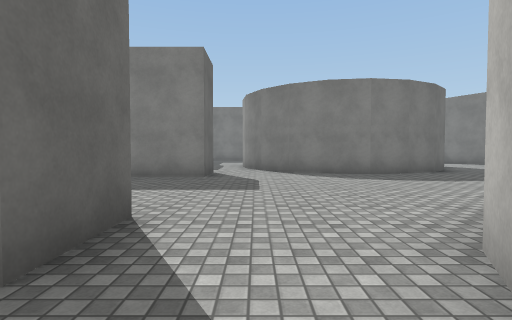
view 1 (above)

16 first-person views from a walk through a scene from a Unity 3-D project. The camera is 1.3 m above the floor, tilts 2° down and sees 80° across. The floor is counted in squares, 2 m on a side. Each view is taken from the middle of a square. On the plan, view 1 faces up. The plan holds only what a view shows up to about 10 squares ahead; the rest is blank. The place goes on beyond the plan. Surface patterns are stand-ins for the level's own textures.

view 2
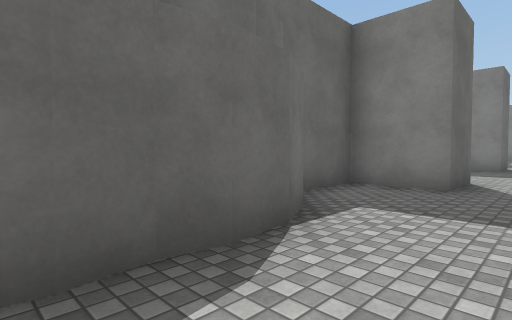

view 3
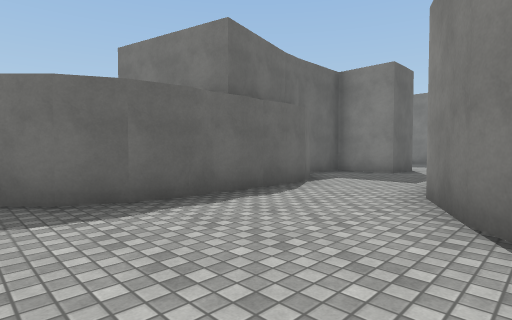

view 4
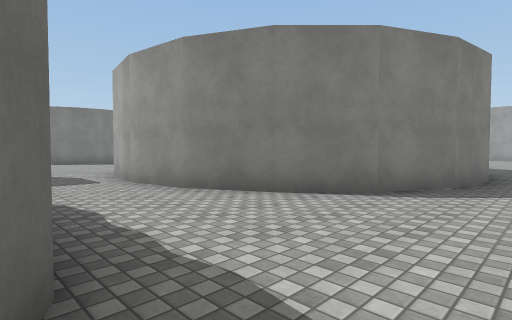

view 5
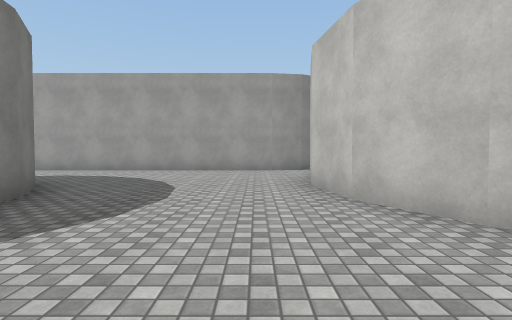

view 6
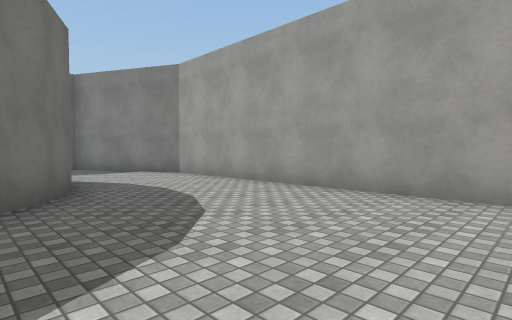

view 7
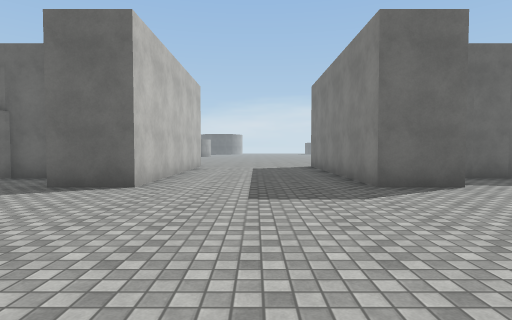

view 8
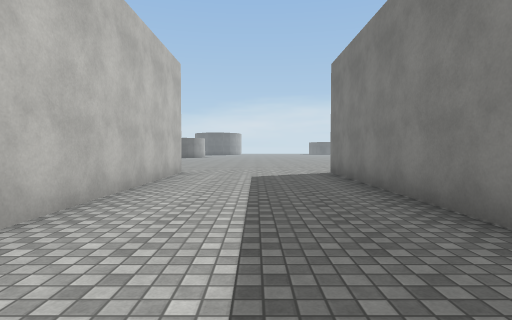

view 9
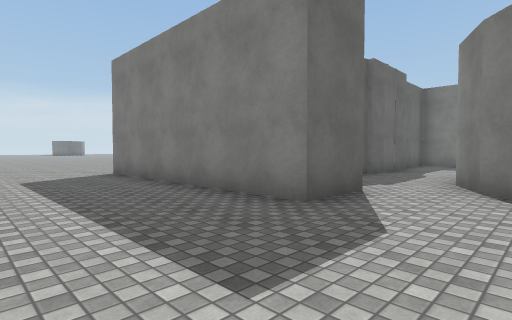

view 10
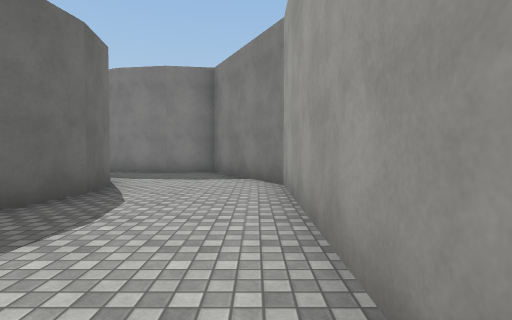

view 11
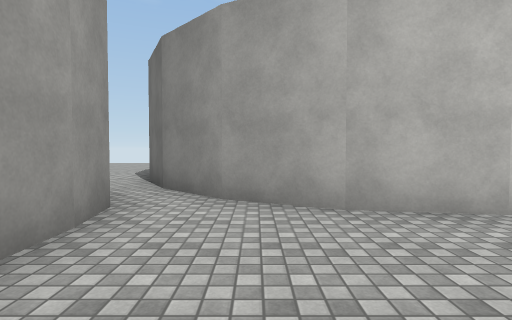

view 12
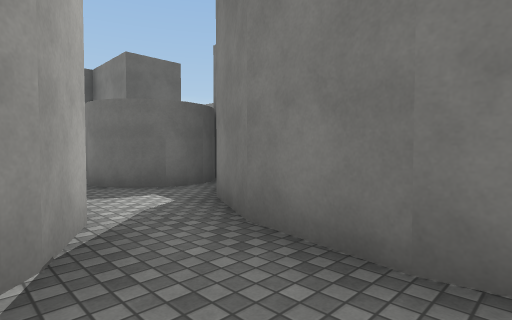

view 13
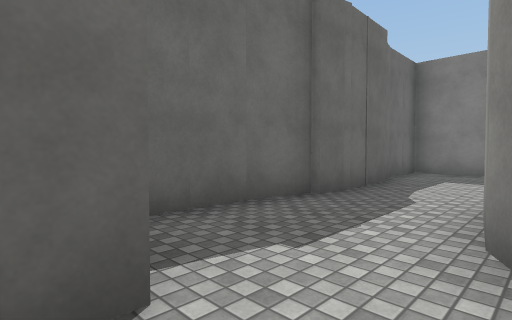

view 14
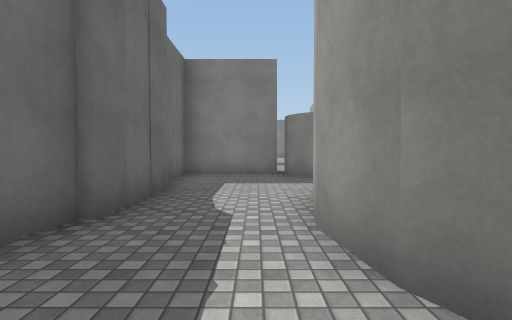

view 15
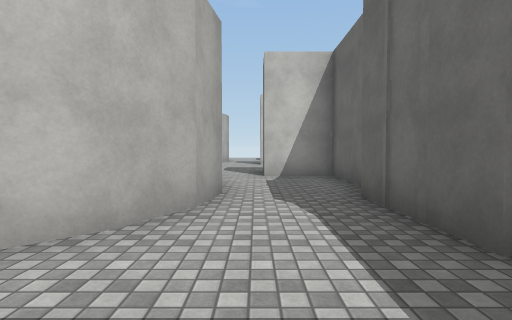

view 16
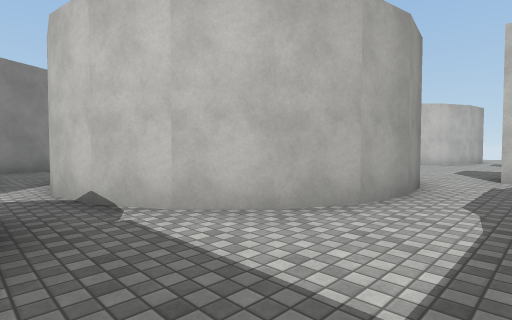

### Floor plan
Key: @ floor where view 1 was taken; # wall or solid block; . floor; T thing the floor can be seen under or through.
Columns run from 6 left of view 1 to 12 right of it. Each row starts with its distance up from view 1.
 18        ##
 17    ########
 16    #..#########
 15    #....###...##
 14    #...## ##...#
 13    #..##   ##..##
 12    #..#     #...#
 11    #..#     #...#
 10    #..##   ##...#
  9    #...## ##....#
  8    ###..###.....#
  7 ######..........#
  6 ................#
  5 ................#
  4 ..........####..T
  3 ######...##  ##.T
  2    ###..##    ##T
  1    #...##       T.
  0    #..@#         .
 -1    ##..#         ..
 -2     #..#         ..
 -3     #..##
 -4     #...##
 -5     #....##
 -6    ##.....###
 -7    #......

Where each view was taken, in squares from view 1:
view 1: 0 up, 0 right, facing up
view 2: 4 down, 0 right, facing up-left
view 3: 7 down, 2 right, facing up-left
view 4: 7 down, 2 left, facing up-right
view 5: 5 up, 0 right, facing right
view 6: 5 up, 5 right, facing up-right
view 7: 5 up, 4 right, facing left
view 8: 5 up, 1 right, facing left
view 9: 4 up, 1 right, facing up-left
view 10: 7 up, 9 right, facing up
view 11: 7 up, 8 right, facing down
view 12: 14 up, 7 right, facing up-left
view 13: 8 up, 0 right, facing up-left
view 14: 9 up, 1 left, facing up
view 15: 16 up, 1 left, facing down
view 16: 16 up, 2 left, facing down-right
